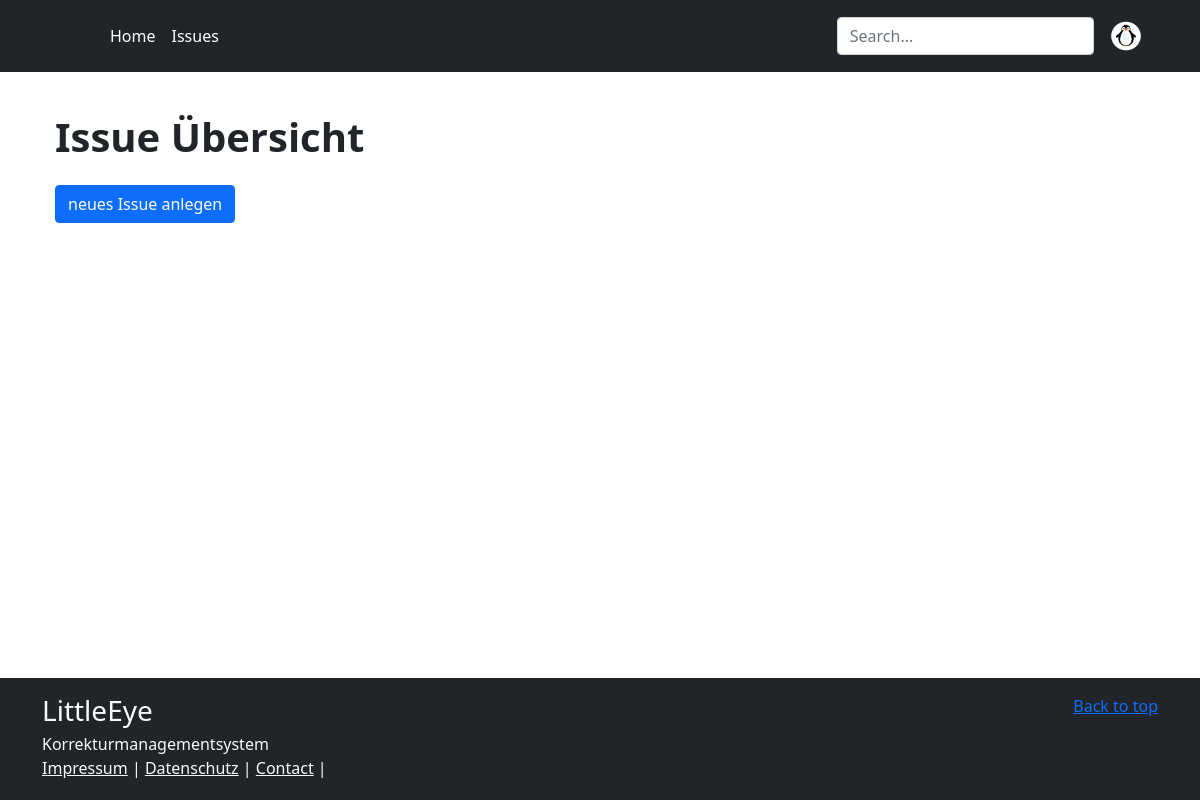
The app's page /issues (signed in), older data.
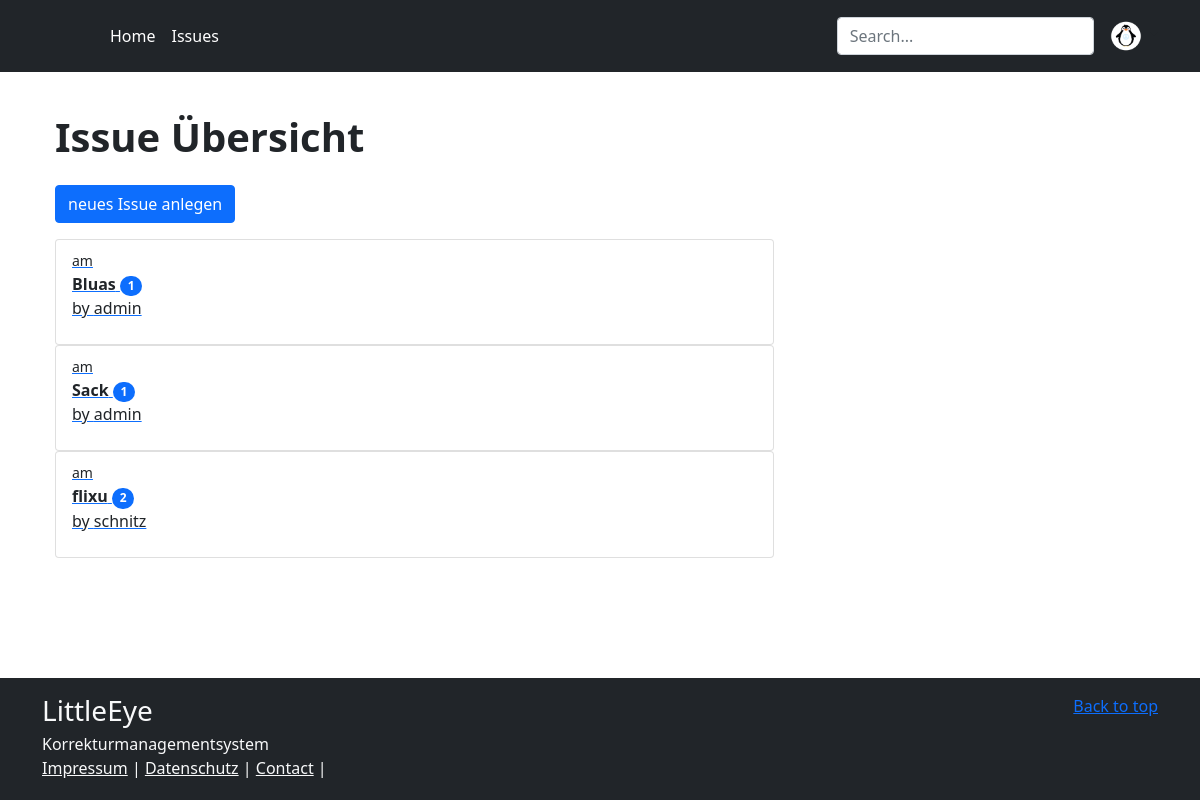
The same page, newer data.
### issues/models.py (models this page shows, shortened)
class DateMixin(models.Model):
    created_at = models.DateTimeField(auto_now_add=True)
    updated_at = models.DateTimeField(auto_now=True)
    class Meta:
        abstract = True

class Issue(DateMixin):
    class Severity(models.IntegerChoices):
        MINOR = 1, "unbedeutend"
        NORMAL = 2, "normal"
        URGENT = 3, "dringend"
        LARGE = 4, "sofort"
    name = models.CharField(
        max_length=100,
        validators=[MinLengthValidator(3, message="Custom")],
    )
    description = models.TextField(null=True, blank=True, validators=[])
    course = models.ForeignKey(Course, on_delete=models.PROTECT, related_name="issues")
    is_active = models.BooleanField(default=True)
    severity = models.IntegerField(choices=Severity.choices)
    author = models.ForeignKey(User, on_delete=models.CASCADE, related_name="issues")
    media_type = models.ForeignKey(
        MediaType, on_delete=models.PROTECT, related_name="issues"
    )
    tags = models.ManyToManyField(Tag, related_name="issues", blank=True)
    class Meta:
        ordering = ["name"]
        constraints = [
            models.UniqueConstraint(fields=["author", "name"], name="unique_author"),
        ]

### user/models.py (models this page shows, shortened)
class User(AbstractUser):
    class Role(models.TextChoices):
        ADMIN = "ADMIN", "Admin"
        TUTOR = "TUTOR", "Tutor"
        STUDENT = "STUDENT", "Student"
    base_role = Role.ADMIN
    role = models.CharField(max_length=50, choices=Role.choices)

### issues/views.py (the view)
# urls.py: path("issues", views.IssueListView.as_view(), name="issues"),
class IssueListView(ListView):
    model = Issue

### issues/templates/issues/issue_list.html (shortened to what this page needs)
{% extends 'base.html' %}
{% block head %}
<h1 class="display-6 fw-bold lh-1">Issue Übersicht</h1>
{% endblock %}
{% block content %}
<div class="container">
<div class="row">
<div class="col-lg-8 col-sm-12">
<p>
<a href="{% url 'issues:issue_create' %}">
<button class="btn btn-primary">neues Issue anlegen</button>
</a>
</p>
<ul class="list-group issue_box">
{% for issue in object_list %}
<a href="{% url 'issues:issue_detail' issue.pk%}">
<li class="list-group-item rounded">
<small><span>am {{issue.date}}</span></small><br>
<b>{{issue.name}}</b>
<span class="badge rounded-pill bg-primary">{{issue.severity}}</span>
<p>by {{issue.author}}</p>
</li>
</a>
{% endfor %}
</ul>
</div>
</div>
</div>
{%endblock%}

### project/templates/base.html (shortened to what this page needs)
<!DOCTYPE html>
{% load i18n %}
{% load static %}
<html lang='' class="h-100">
<head>
<link href="https://cdn.jsdelivr.net/npm/bootstrap@5.1.3/dist/css/bootstrap.min.css" rel="stylesheet">
<link href="{% static 'css/style.css' %}" rel="stylesheet" />
</head>
<body class="d-flex flex-column h-100">
<header class="p-3 bg-dark text-white">
    <div class="container">
      <div class="d-flex flex-wrap align-items-center justify-content-center justify-content-lg-start">
        <ul class="nav col-12 col-lg-auto me-lg-auto mb-2 justify-content-center mb-md-0" style="margin-left:0px;">
          <li><a href="/" class="nav-link px-2
                  text-white">Home</a></li>
          <li><a href="{% url "issues:issues" %}" class="nav-link px-2
                  text-white">Issues</a></li>
        </ul>
        <form action="" method="get" class="col-12 col-lg-auto mb-3 mb-lg-0 me-lg-3">
          <input name="q" required="required" type="search" class="form-control form-control-dark" placeholder="Search..." aria-label="Search">
        </form>
        <div class="text-end">
          {% if user.is_authenticated %}
          <div class="dropdown text-end">
          <a href="#" class="d-block link-dark text-decoration-none dropdown-toggle" id="dropdownUser1" data-bs-toggle="dropdown" aria-expanded="false">
            <img src="{% static 'images/penglogo.png' %}" alt="mdo" width="32" height="32" class="rounded-circle">
          </a>
        </div>
          {% else %}
          <a href="{% url 'login' %}"><button type="button" class="btn btn-outline-light me-2">Login</button></a>
          <a href="{% url 'user:signup' %}">
          <button type="button" class="btn btn-warning">Sign-up</button>
          </a>
         {% endif %}
        </div>
      </div>
    </div>
</header>
<main class="flex-shrink-0">
<div class="container">
<div class="row">
    <div class="col-12" style="margin-top:25px;">
    {% block head %}{% endblock %}
    </div>
</div>
</div>
<div class="container">
<div class="row">
  {% block content %}{% endblock %}
</div>
</div>
</main>
<footer class="footer mt-auto py-3 text-light bg-dark">
  <div class="container">
    <p class="float-end mb-1">
      <a href="#">Back to top</a>
    </p>
    <h3 class="mb-1">LittleEye</h3>
    <p class="mb-0">
      Korrekturmanagementsystem
    </p>
</div>
  <div class="container">
    <p class="mb-1">
      <a href="" class="link-light">Impressum</a> |
      <a href="" class="link-light">Datenschutz</a> |
      <a href="#" class="link-light">Contact</a> |
    </p>
  </div>
</footer>
</body>
</html>

### project/templates/snippets/paginator.html (shortened to what this page needs)
{% load pagestags %}

### static/css/style.css (style rules this page uses)
main>.container { padding: 20px 25px 0; }

Row changes from the older to the newer data that the page shows:
added Issue: name "Bluas", severity "1", author "admin"
added Issue: name "Sack", severity "1", author "admin"
added Issue: name "flixu", severity "2", author "schnitz"
